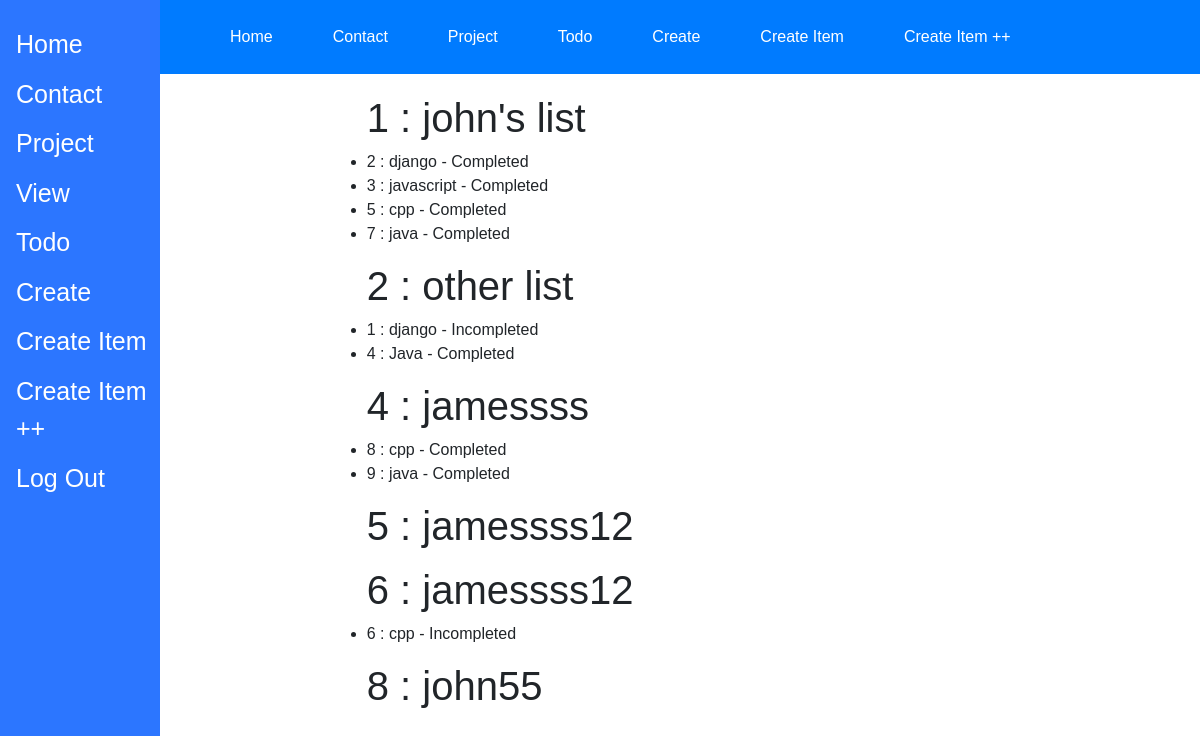
The app's page /todo/ (signed in), older data.
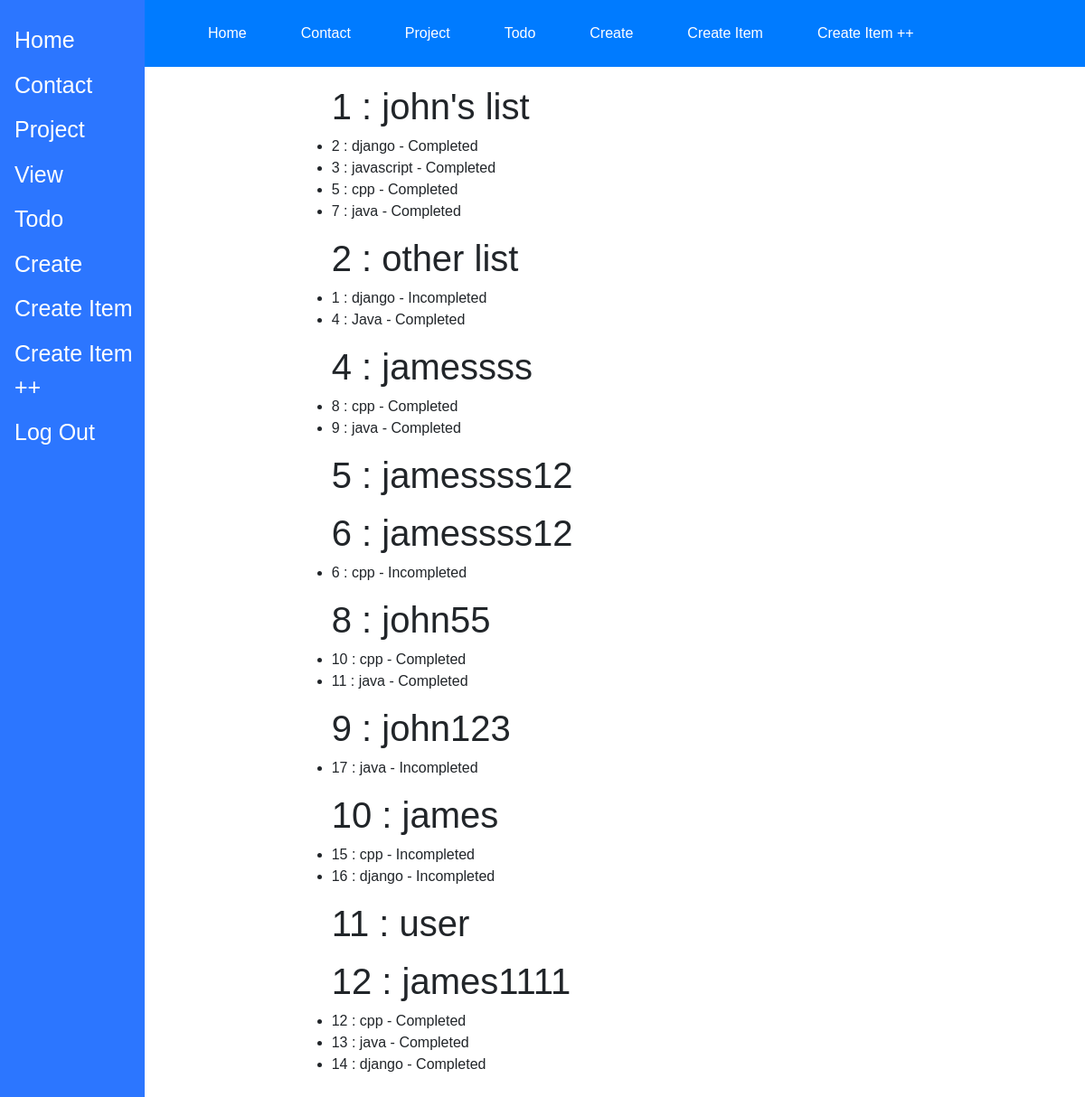
The same page, newer data.
### main/models.py (models this page shows, shortened)
class ToDoList(models.Model):
    usr = models.ForeignKey(User, on_delete=models.CASCADE, related_name='todolist', null=True)
    name = models.CharField(max_length=200)

class Item(models.Model):
    todolist = models.ForeignKey(ToDoList, default=1,on_delete=models.CASCADE)
    text = models.CharField(max_length=300)
    complete = models.BooleanField()

### main/views.py (the view)
# urls.py: path("todo/", views.todo, name="todo"),
def todo(request, id=None):
    ls = ToDoList.objects.all()
    if id is not None:
        obj = ToDoList.objects.get(id=id)
        return render(request, 'todo.html', {"obj": obj, "ls": None})
    else:
        return render(request, 'todo.html', {"ls": ls})

### main/templates/todo.html (shortened to what this page needs)
{% extends 'base.html' %}
{% load static %}
{% block extrahead %}
  <link rel="stylesheet" href="{% static 'css/todo.css' %}" />
{% endblock %}
{% block content %}
  {% if ls %}
    {% for lst in ls %}
    <h1>{{lst.id}} : {{lst.name}}</h1>
    <ul>
        {% for item in lst.item_set.all %}
          {% if item.complete %}
          <li>{{item.id}} : {{item.text}} - Completed</li>
          {% else %}
          <li>{{item.id}} : {{item.text}} - Incompleted</li>
          {% endif %}
        {% endfor %}
    </ul>
    {% endfor %}
  {% endif %}
{% endblock %}

### main/templates/base.html (shortened to what this page needs)
{% load static %}
<!DOCTYPE html>
<html lang="en">
<head>
    <link rel="stylesheet" href="{% static 'css/base.css' %}">
    <link href="https://stackpath.bootstrapcdn.com/bootstrap/4.5.2/css/bootstrap.min.css" rel="stylesheet">
    {% block extrahead %}
    {% endblock extrahead %}
</head>
<body>
    <header>
        <ul class="nav-menu">
            <li><a href="/home">Home</a></li>
            <li><a href="/contact">Contact</a></li>
            <li><a href="/project">Project</a></li>
            <li><a href="/todo">Todo</a></li>
            <li><a href="/create">Create</a></li>
            <li><a href="/createitem">Create Item</a></li>
            <li><a href="/createitembootstrap">Create Item ++</a></li>
        </ul>
    </header>
    <div class="sidenav">
        <a href="/home">Home</a>
        <a href="/contact">Contact</a>
        <a href="/project">Project</a>
        <a href="/view">View</a>
        <a href="/todo">Todo</a>
        <a href="/create">Create</a>
        <a href="/createitem">Create Item</a>
        <a href="/createitembootstrap">Create Item ++</a>
        <a href="/logout">Log Out</a>
    </div>
    <main>
        <div id="content" name="content" class="main">
            <div class="row justify-content-center">
                <div class="col-8">
                    {% if user.is_authenticated %}
                        {% block content %}
                        {% endblock content %}
                    {% else %}
                        <p>Login <a href="/login">Here</a></p>
                    {% endif %}
                </div>
            </div>
        </div>
    </main>
</body>
</html>

### main/static/css/base.css (style rules this page uses)
* { box-sizing: border-box; margin: 0; padding: 0; font-family: "Arial", sans-serif; }
body { font-family: "Segoe UI", Tahoma, Geneva, Verdana, sans-serif; line-height: 1.6; color: #333; background-color: #f4f4f4; padding: 20px; }
a { color: #007bff; text-decoration: none; }
header { background-color: #007bff; color: white; padding: 10px 20px; }
.nav-menu { list-style: none; display: flex; justify-content: flex-start; gap: 20px; }
.nav-menu li { padding: 5px 0; }
.nav-menu a { color: white; transition: color 0.3s ease; }
main { margin-top: 20px; }

### main/templates/base.html (style rules this page uses)
* { margin: 0; padding: 0; box-sizing: border-box; }
body { margin: 0; padding: 0; }
.sidenav { height:100%; width:160px; position: fixed; z-index: 1; top:0; left:0; background-color: #2c76ff; overflow-x: hidden; padding-top: 20px; }
.sidenav a { padding: 6px 8px 6px 16px; text-decoration: none; font-size: 25px; color: #ffff; display: block; }
header { margin: 0; padding: 0; position: fixed; top: 0; width: 100%; }
.nav-menu { list-style-type: none; display: flex; margin: 0; padding: 0; justify-content: flex-start; margin-left: 170px; padding: 0px 0px; padding-top: 0px; top: 0; }
.nav-menu li { margin: 0; }
.nav-menu a { display: block; padding: 10px 20px; color: white; text-decoration: none; }
.main { margin-left: 170px; padding: 0px 10px; }

Row changes from the older to the newer data that the page shows:
added Item: id "10", text "cpp", shown under ToDoList "john55"
added Item: id "11", text "java", shown under ToDoList "john55"
added ToDoList: id "9", name "john123"
added Item: id "17", text "java", shown under "9"
added ToDoList: id "10", name "james"
added Item: id "15", text "cpp", shown under "10"
added Item: id "16", text "django", shown under "10"
added ToDoList: id "11", name "user"
added ToDoList: id "12", name "james1111"
added Item: id "12", text "cpp"
added Item: id "13", text "java", shown under "12"
added Item: id "14", text "django", shown under "12"
